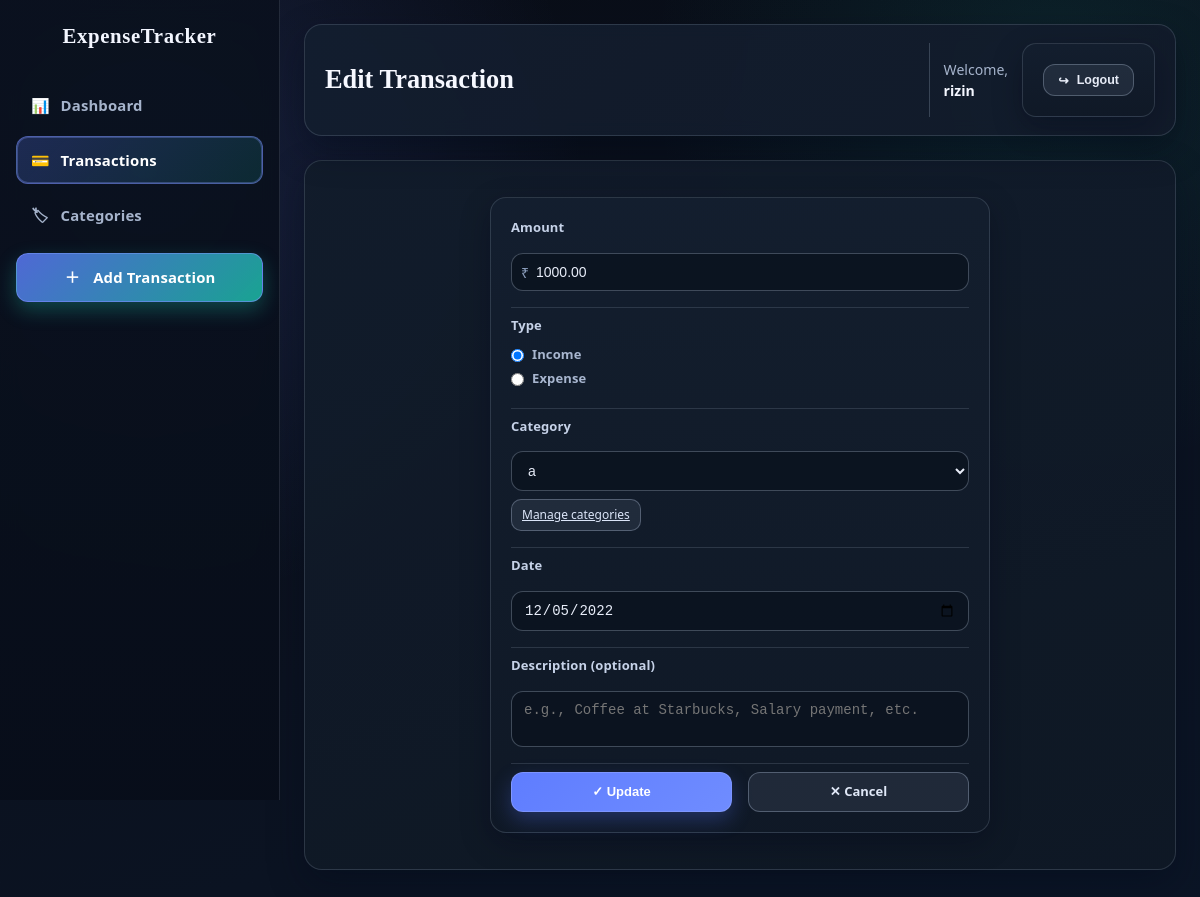
Page /transactions/2/edit/ (signed in) on the committed database.
### tracker/models.py (models this page shows, shortened)
class Transaction(models.Model):
    INCOME = 'income'
    EXPENSE = 'expense'
    TYPE_CHOICES = [
        (INCOME, 'Income'),
        (EXPENSE, 'Expense'),
    ]
    user = models.ForeignKey(User, on_delete=models.CASCADE)
    amount = models.DecimalField(max_digits=10, decimal_places=2)
    type = models.CharField(max_length=7, choices=TYPE_CHOICES)
    category = models.ForeignKey(Category, on_delete=models.CASCADE)
    date = models.DateField()
    description = models.TextField(blank=True)

### tracker/views.py (the view)
# urls.py: path('transactions/<int:pk>/edit/', views.TransactionUpdateView.as_view(), name='transaction_edit'),
class TransactionUpdateView(LoginRequiredMixin, UpdateView):
    model = Transaction
    form_class = TransactionForm
    template_name = 'tracker/transaction_form.html'
    success_url = reverse_lazy('dashboard')
    def get_queryset(self):
        return super().get_queryset().filter(user=self.request.user)
    def get_form_kwargs(self):
        kwargs = super().get_form_kwargs()
        kwargs['user'] = self.request.user
        return kwargs

### tracker/models.py (called while the page is built)
    def __str__(self):
        return self.name

### tracker/templates/tracker/transaction_form.html (shortened to what this page needs)
{% extends 'tracker/base.html' %}
{% load static %}
{% block page_title %}{% if form.instance.pk %}Edit{% else %}Add{% endif %} Transaction{% endblock %}
{% block extra_head %}
<link rel="stylesheet" href="{% static 'tracker/css/transaction_form.css' %}">
{% endblock %}
{% block content %}
<div class="transaction-form-wrapper">
    <form method="post" id="transaction-form">
        <div class="form-field">
            <label for="{{ form.amount.id_for_label }}">Amount</label>
            <div class="input-prefix">
                <span class="prefix">₹</span>
                {{ form.amount }}
            </div>
        </div>
        <div class="form-section form-field">
            <span class="type-label">Type</span>
            <div class="radio-group">
                {{ form.type }}
            </div>
        </div>
        <div class="form-section form-field">
            <label for="{{ form.category.id_for_label }}">Category</label>
            {{ form.category }}
            <a href="{% url 'category_add' %}" class="category-dialog-btn">
                Manage categories
            </a>
        </div>
        <div class="form-section form-field">
            <label for="{{ form.date.id_for_label }}">Date</label>
            {{ form.date }}
        </div>
        <div class="form-section form-field">
            <label for="{{ form.description.id_for_label }}">
                Description <span class="optional-text">(optional)</span>
            </label>
            {{ form.description }}
        </div>
        <div class="actions">
            <button type="submit" class="btn-compact btn-save">
                ✓ {% if form.instance.pk %}Update{% else %}Save{% endif %}
            </button>
            <a href="{% url 'dashboard' %}" class="btn-compact btn-cancel">
                ✕ Cancel
            </a>
        </div>
    </form>
</div>
{% endblock %}

### tracker/templates/tracker/base.html (shortened to what this page needs)
{% load static %}
<!DOCTYPE html>
<html lang="en">
<head>
    <link rel="stylesheet" href="{% static 'tracker/css/main.css' %}">
    {% block extra_head %}{% endblock %}
</head>
<body>
    {% if user.is_authenticated %}
    <aside class="sidebar" id="sidebar">
        <h1>ExpenseTracker</h1>
        <nav>
            <div class="nav-item">
                <a href="{% url 'dashboard' %}" class="{% if request.resolver_match.url_name == 'dashboard' %}active{% endif %}">
                    <span class="nav-icon">📊</span> Dashboard
                </a>
            </div>
            <div class="nav-item">
                <a href="{% url 'transaction_list' %}" class="{% if 'transaction' in request.resolver_match.url_name %}active{% endif %}">
                    <span class="nav-icon">💳</span> Transactions
                </a>
            </div>
            <div class="nav-item">
                <a href="{% url 'category_list' %}" class="{% if 'category' in request.resolver_match.url_name %}active{% endif %}">
                    <span class="nav-icon">🏷</span> Categories
                </a>
            </div>
            <div class="nav-item">
                <a href="{% url 'transaction_add' %}" class="btn-success">
                    <span class="nav-icon">＋</span> Add Transaction
                </a>
            </div>
        </nav>
    </aside>
    {% endif %}
    <main class="main-content {% if not user.is_authenticated %}full-width{% endif %}">
        <div class="main-container">
            <header class="header">
                <h1>{% block page_title %}Dashboard{% endblock %}</h1>
                <div class="header-actions">
                    {% if user.is_authenticated %}
                    <div class="user-section">
                        <div class="user-info">
                            <span>Welcome,</span>
                            <span class="username">{{ user.username }}</span>
                        </div>
                        <form method="post" action="{% url 'logout' %}">
                            <button type="submit" class="btn btn-secondary btn-sm">
                                <span class="icon">↪</span> Logout
                            </button>
                        </form>
                    </div>
                    {% endif %}
                </div>
            </header>
            <div class="content-card">
                {% block content %}{% endblock %}
            </div>
        </div>
    </main>
</body>
</html>

### tracker/static/tracker/css/transaction_form.css (style rules this page uses)
.transaction-form-wrapper { max-width: 500px; margin: 16px auto; }
#transaction-form { display: flex; flex-direction: column; gap: 16px; border-radius: 16px; }
.form-section { padding-top: 8px; border-top: 1px solid rgba(148, 163, 184, 0.2); }
.form-field { display: flex; flex-direction: column; gap: 8px; }
.form-field label, .type-label { font-size: 13px; color: #c6d2e8; font-weight: 600; }
.input-prefix { position: relative; }
.input-prefix .prefix { position: absolute; left: 10px; top: 50%; transform: translateY(-50%); color: #8da0bf; font-size: 14px; }
.input-prefix input { padding-left: 24px !important; }
#transaction-form input[type="text"], #transaction-form input[type="number"], #transaction-form input[type="date"], #transaction-form select, #transaction-form textarea { width: 100%; border: 1px solid rgba(148, 163, 184, 0.38); background: rgba(11, 19, 31, 0.85); border-radius: 12px; padding: 10px 12px; font-size: 14px; color: #e8edf9; transition: border-color 220ms ease, box-shadow 220ms ease, background-color 220ms ease; }
#transaction-form textarea { min-height: 56px; resize: none; overflow: hidden; }
.radio-group { display: flex; gap: 16px; align-items: center; }
.radio-group label { display: inline-flex; align-items: center; gap: 8px; font-size: 13px; color: #a8b6cf; margin: 0; }
.radio-group input[type="radio"] { margin: 0; }
.actions { display: grid; grid-template-columns: 1fr 1fr; gap: 16px; padding-top: 8px; border-top: 1px solid rgba(148, 163, 184, 0.2); }
.btn-compact { width: 100%; height: 40px; border-radius: 12px; font-size: 13px; font-weight: 600; padding: 0 12px; display: inline-flex; align-items: center; justify-content: center; gap: 6px; text-decoration: none; transition: transform 220ms cubic-bezier(0.2, 0.8, 0.2, 1), filter 220ms ease; }
.btn-save { border: 1px solid rgba(142, 162, 255, 0.6); background: linear-gradient(135deg, #5f7dff, #6f8cff); color: #fff; box-shadow: 0 8px 20px rgba(79, 110, 238, 0.3); }
.btn-cancel { border: 1px solid rgba(148, 163, 184, 0.44); background: rgba(148, 163, 184, 0.12); color: #e0e8f7; }
.category-dialog-btn { align-self: flex-start; border: 1px solid rgba(148, 163, 184, 0.44); background: rgba(148, 163, 184, 0.12); color: #dbe5f8; font-size: 12px; border-radius: 10px; padding: 6px 10px; transition: all 220ms ease; }

### rows in the picture
Transaction: amount "1000.00", type "☑ Income ☐ Expense", category "a", date "12/05/2022"

### other values in the picture
{{ user.username }} "rizin"
